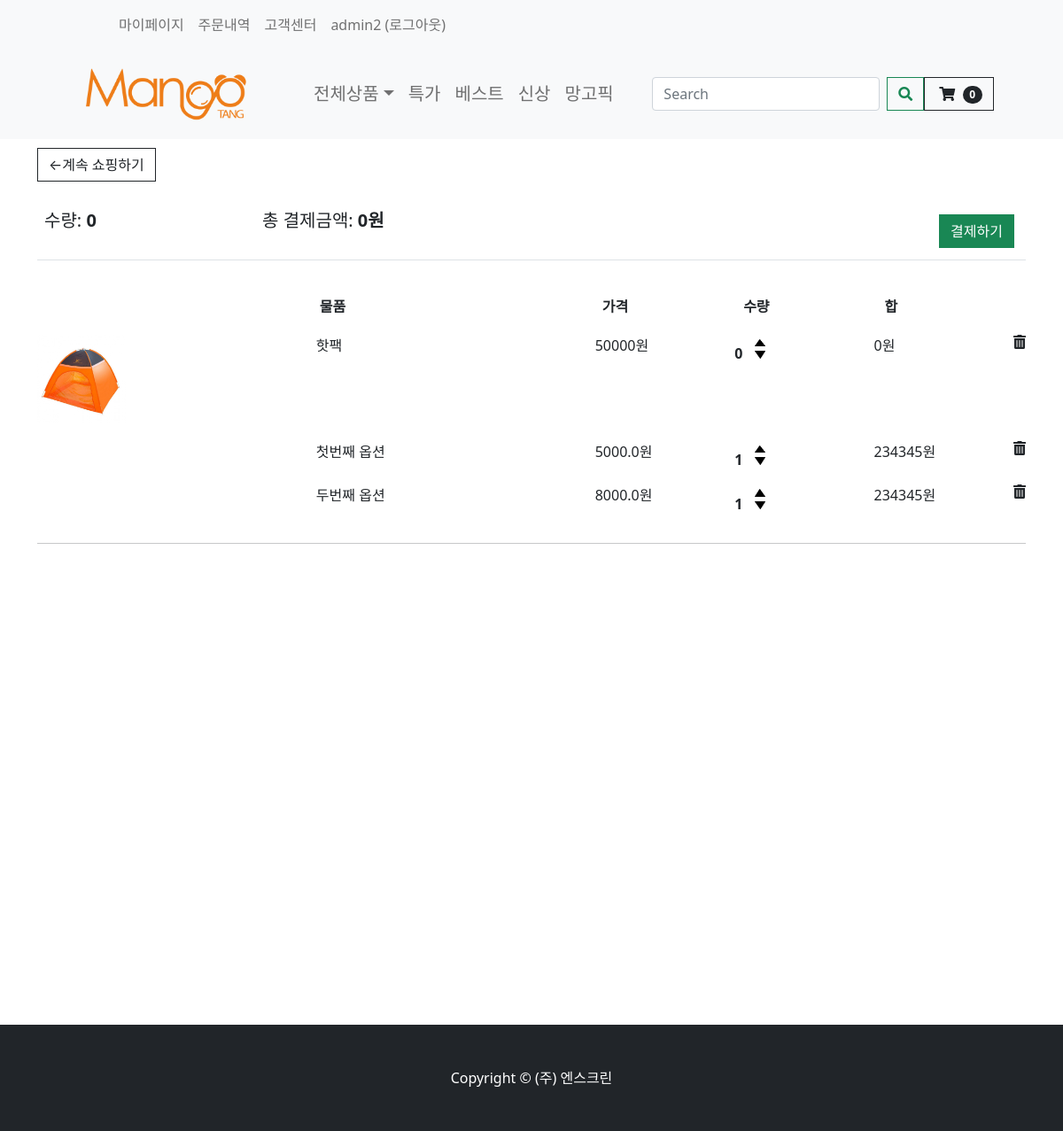
Screenshot of /cart/ (signed in) with the database file from the repository.
### store/models.py (models this page shows, shortened)
class Order(models.Model):
    customer = models.ForeignKey(Customer, on_delete=models.SET_NULL, null=True, blank=True)
    date_ordered = models.DateTimeField(auto_now_add=True)
    order_status = models.BooleanField(default=False)
    transaction_id = models.CharField(max_length=100, null=True)
    payment_state = models.BooleanField(default=False)
    shipping_fee = models.IntegerField(null=True, blank=True)
    track_number = models.IntegerField(null=True, blank=True)
    order_number = models.IntegerField(null=True, blank=True)
    total_fee = models.IntegerField(null=True, blank=True)
    recipent_address1 = models.CharField(max_length=200, null=False)
    recipent_address2 = models.CharField(max_length=200, null=False)
    recipent_number = models.CharField(max_length=50, null=False)
    recipent_name = models.CharField(max_length=50, null=False)
    order_request = models.CharField(max_length=100, null=False)
    orderer_number = models.CharField(max_length=100, null=False)
    orderer_name = models.CharField(max_length=100, null=False)
    @property
    def get_cart_total(self):
        orderitems = self.orderitem_set.all()  # 해당 order의 자식 가져와서
        total = sum([item.get_total for item in orderitems])  # 다더함함
        return total
    @property
    def get_cart_items(self):
        orderitems = self.orderitem_set.all()
        total = sum([item.quantity for item in orderitems])
        return total

class OrderItem(models.Model):
    product = models.ForeignKey(Product, on_delete=models.SET_NULL, null=True)
    order = models.ForeignKey(Order, on_delete=models.SET_NULL, null=True)
    quantity = models.IntegerField(default=0, null=True, blank=True)
    date_added = models.DateTimeField(auto_now_add=True)
    item_option_bool = models.BooleanField(default=False, blank=False, null=True)
    @property
    def get_total(self):
        total = self.product.price_discount * self.quantity
        return total

class Product(models.Model):
    product_name = models.CharField(max_length=200)
    price = models.FloatField(null=False, blank=False)
    image_detail = models.ImageField(null=True, blank=True)
    image_title = models.ImageField(null=True, blank=True)
    image_introduce = models.ImageField(null=True, blank=True)
    seller_code = models.CharField(max_length=50, null=False, blank=False)
    price_discount = models.FloatField(null=True)
    discount = models.IntegerField(null=True)
    stock = models.IntegerField()
    first_title = models.CharField(max_length=200)
    second_title = models.CharField(max_length=200)
    shipment_price = models.IntegerField(blank=True)
    hash_tag = models.CharField(max_length=200)
    option_bool = models.BooleanField(default=False, blank=False, null=True)
    collection_tag = models.CharField(max_length=200, null=True)
    item_company = models.CharField(null=False, max_length=200)
    product_status = models.BooleanField(default=False, blank=False, null=True)

class OrderItemOption(models.Model):
    order_item_option = models.ForeignKey(OrderItem, on_delete=models.CASCADE, null=True)
    product_option = models.ForeignKey(ProductOption, on_delete=models.CASCADE, null=True)
    quantity = models.IntegerField(default=0, null=True, blank=True)

class ProductOption(models.Model):
    product = models.ForeignKey(Product, on_delete=models.CASCADE, null=True)
    option_name = models.CharField(max_length=200)
    option_seller_code = models.CharField(max_length=50, null=False, blank=False)
    option_price = models.FloatField(null=False, blank=False)
    option_stock = models.IntegerField()
    option_status = models.BooleanField(default=False, blank=False, null=True)

### store/views.py (the view)
# urls.py: path('cart/', views.cart, name="cart"),
def cart(request):
    if request.user.is_authenticated:  # 로그인 유저일시
        customer = request.user.customer
        order, created = Order.objects.get_or_create(customer=customer, order_status=False)
        items = order.orderitem_set.all()  # orderitem은 Order의 자식 그래서 쿼리 가능
        cartItems = order.get_cart_items
        for item in items:
            itemOption = OrderItemOption.objects.filter(order_item_option=item)
    else:
        items = []
        order = {'get_cart_total': 0, 'get_cart_items': 0}
        cartItems = order['get_cart_items']
    context = {'items': items, 'order': order, 'cartItems': cartItems, 'itemOption':itemOption}
    return render(request, 'store/cart.html', context)

### store/templates/store/cart.html (shortened to what this page needs)
{% extends 'store/main.html' %}
{% load static %}
{% block content %}
    <div class="container" style="height: 1000px">
        <div class="row">
            <div class="col-lg-12">
                <div class="box-element">
                    <a class="btn btn-outline-dark" href="{% url 'store' %}">&#x2190;계속 쇼핑하기</a>
                    <br>
                    <br>
                    <table class="table">
                        <tr>
                            <th><h5>수량: <strong class="cart-quantity-total">{{ order.get_cart_items }}</strong></h5>
                            </th>
                            <th><h5>총 결제금액: <strong
                                    class="cart-price-total">{{ order.get_cart_total|floatformat:0 }}원</strong></h5>
                            </th>
                            <th>
                                <a style="float:right; margin:5px;" class="btn btn-success" href="{% url 'checkout' %}">결제하기</a>
                            </th>
                        </tr>
                    </table>
                </div>
                <br>
                <div class="box-element">
                    <div class="cart-row">
                        <div style="flex:2"></div>
                        <div style="flex:2"><strong>물품</strong></div>
                        <div style="flex:1"><strong>가격</strong></div>
                        <div style="flex:1"><strong>수량</strong></div>
                        <div style="flex:1"><strong>합</strong></div>
                    </div>
                    {% for item in items %}
                        {% if item.item_option_bool == False %}
                            <div class="cart-row cart-row{{ forloop.counter0 }}">
                                <div style="flex:2"><img class="row-image" src="{{ item.product.image_title.url }}">
                                </div>
                                <div style="flex:2"><p>{{ item.product.product_name }}</p></div>
                                <div style="flex:1"><p>{{ item.product.price_discount | floatformat:0 }}원</p></div>
                                <div style="flex:1">
                                    <p class="quantity quantity-total{{ forloop.counter0 }}">{{ item.quantity }}</p>
                                    <div class="quantity">
                                        <img class="chg-quantity update-cart-item"
                                             data-quantity="{{ forloop.counter0 }}"
                                             data-product="{{ item.product.seller_code }}"
                                             src="{% static  'images/arrow-up.png' %}" data-action="add">
                                        <img class="chg-quantity update-cart-item"
                                             data-quantity="{{ forloop.counter0 }}"
                                             data-product="{{ item.product.seller_code }}"
                                             src="{% static  'images/arrow-down.png' %}" data-action="remove">
                                    </div>
                                </div>
                                <div style="flex:1"><p
                                        class="item-cost-total{{ forloop.counter0 }}">{{ item.get_total|floatformat:0 }}원</p>
                                </div>
                                <i type="button" data-code="{{ item.product.seller_code }}"
                                   data-loop="{{ forloop.counter0 }}"
                                   class="fas fa-trash-alt delete-item"></i>
                            </div>
                        {% else %}
                            <div>
                                <div class="cart-row cart-row">
                                    <div style="flex:2"><img class="row-image"
                                                             src="{{ item.product.image_title.url }}">
                                    </div>
                                    <div style="flex:2"><p>{{ item.product.product_name }}</p></div>
                                    <div style="flex:1"><p>{{ item.product.price_discount | floatformat:0 }}원</p></div>
                                    <div style="flex:1">
                                        <p class="quantity quantity-total{{ forloop.counter0 }}">{{ item.quantity }}</p>
                                        <div class="quantity">
                                            <img class="chg-quantity update-cart-item"
                                                 data-quantity="{{ forloop.counter0 }}"
                                                 data-product="{{ item.product.seller_code }}"
                                                 src="{% static  'images/arrow-up.png' %}" data-action="add">
                                            <img class="chg-quantity update-cart-item"
                                                 data-quantity="{{ forloop.counter0 }}"
                                                 data-product="{{ item.product.seller_code }}"
                                                 src="{% static  'images/arrow-down.png' %}" data-action="remove">
                                        </div>
                                    </div>
                                    <div style="flex:1"><p
                                            class="item-cost-total{{ forloop.counter0 }}">{{ item.get_total|floatformat:0 }}원</p>
                                    </div>
                                    <i type="button" data-code="{{ item.product.seller_code }}"
                                       data-loop="{{ forloop.counter0 }}"
                                       class="fas fa-trash-alt delete-item"></i>
                                </div>
                                {% for options in itemOption %}
                                    <div class="cart-option">
                                        <div style="flex:2"></div>
                                        <div style="flex:2"><p>{{ options.product_option.option_name}}</p></div>
                                        <div style="flex:1"><p>{{ options.product_option.option_price }}원</p></div>
                                        <div style="flex:1">
                                            <p class="quantity quantity-total{{ forloop.counter0 }}">{{ options.quantity }}</p>
                                            <div class="quantity">
                                                <img class="chg-quantity update-cart-item"
                                                     data-quantity="{{ forloop.counter0 }}"
                                                     data-product="{{ options.product_option.option_seller_code }}"
                                                     src="{% static  'images/arrow-up.png' %}" data-action="add">
                                                <img class="chg-quantity update-cart-item"
                                                     data-quantity="{{ forloop.counter0 }}"
                                                     data-product="{{ options.product_option.option_seller_code }}"
                                                     src="{% static  'images/arrow-down.png' %}" data-action="remove">
                                            </div>
                                        </div>
                                        <div style="flex:1"><p
                                                class="item-cost-total{{ forloop.counter0 }}">234345원</p>
                                        </div>
                                        <i type="button" data-code="{{ item.product.seller_code }}"
                                           data-loop="{{ forloop.counter0 }}"
                                           class="fas fa-trash-alt delete-item"></i>
                                    </div>
                                {% endfor %}
                            </div>
                        {% endif %}
                        <hr class="item-divider{{ forloop.counter0 }}">
                    {% endfor %}
                </div>
            </div>
        </div>
    </div>
{% endblock content %}

### store/templates/store/navbar.html (shortened to what this page needs)
{% load static %}
<nav class="navbar navbar-expand-lg navbar-light bg-light">
    <div class="bg-light container px-4 px-lg-5">
        <ul class="navbar-nav me-auto mb-2 mb-lg-0 ms-lg-5" style="">
            <li class="nav-item"><a href="{% url 'orderhistory' %}"
                                    class="nav-link dropdown-menu-size-customer">마이페이지</a></li>
            <li class="nav-item"><a href="{% url 'orderhistory' %}"
                                    class="nav-link dropdown-menu-size-customer">주문내역</a></li>
            <li class="nav-item"><a href="{% url 'faq' %}"
                                    class="nav-link dropdown-menu-size-customer">고객센터</a></li>
            {% if user.is_authenticated %}
                <a class="nav-link" href="{% url 'logout' %}">{{ user.username }} (로그아웃)</a>
            {% else %}
                <li class="nav-item"><a href="{% url 'login' %}" class="nav-link dropdown-menu-size-customer">로그인</a>
                </li>
            {% endif %}
        </ul>
    </div>
</nav>
<nav class="navbar navbar-expand-lg navbar-light bg-light">
    <div class="container px-4 px-lg-5">
        <a href="{% url 'store' %}">
            <img src="{% static 'nscreen_logo/4_망고땡_로고 (영문).png' %}" width="220" alt="망고땡몰">
        </a>
        <div class="collapse navbar-collapse" id="navbarSupportedContent">
            <ul class="navbar-nav me-auto mb-2 mb-lg-0 ms-lg-5">
                <li class="nav-item dropdown">
                    <a class="nav-link dropdown-toggle dropdown-menu-size" id="navbarDropdown" href="#" role="button"
                       data-bs-toggle="dropdown" aria-expanded="false">전체상품</a>
                </li>
                <li class="nav-item"><a class="nav-link dropdown-menu-size" href="#!">특가</a></li>
                <li class="nav-item"><a class="nav-link dropdown-menu-size" href="#!">베스트</a></li>
                <li class="nav-item"><a class="nav-link dropdown-menu-size" href="#!">신상</a></li>
                <li class="nav-item"><a class="nav-link dropdown-menu-size" href="#!">망고픽</a></li>
            </ul>
            <form class="d-flex">
                <button class="btn" type="submit"></button>
                <input class="form-control me-2" type="search" placeholder="Search" aria-label="Search">
                <button class="btn btn-outline-success" type="submit"><i class="fas fa-search"></i></button>
            </form>
            <a href="{% url 'cart' %}" class="nav-link-cart">
                <button class="btn btn-outline-dark" type="submit">
                    <i class="fas fa-shopping-cart"></i>
                    <span class="badge bg-dark text-white ms-1 rounded-pill">{{ cartItems }}</span>
                </button>
            </a>
        </div>
    </div>
</nav>

### rows the page displays
Order: get_cart_items "0", get_cart_total "0"
OrderItem: product.image_title (picture), product.product_name "핫팩", product.price_discount "50000", quantity "0", item_option_bool True (drawn), get_total "0"
OrderItemOption: product_option.option_name "첫번째 옵션", product_option.option_price "5000.0", quantity "1"
OrderItemOption: product_option.option_name "두번째 옵션", product_option.option_price "8000.0", quantity "1"

### other values shown
{{ user.username }} "admin2"
{{ cartItems }} "0"
